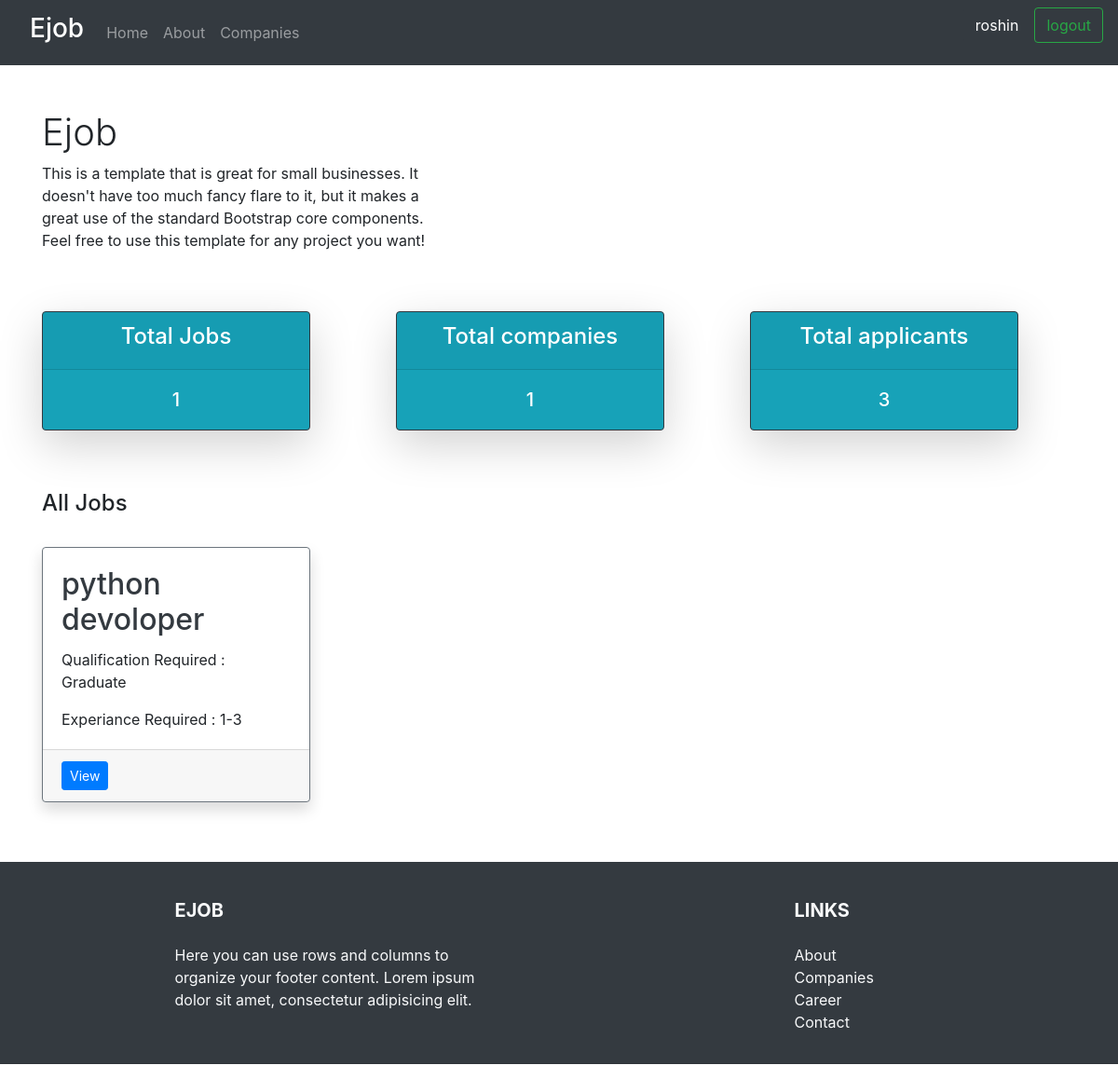
/ (signed in), run on the app's committed database.
### jobs/models.py (models this page shows, shortened)
class Jobs(models.Model):
    QUALIFICATION = (
                    ('Under Graduate', 'Under Graduate'),
                    ('Graduate', 'Graduate'),
                    ('Post Graduate', 'Post Graduate')
    )
    EXPERIANCE = (
        ('Fresher', 'Fresher'),
        ('1-3', '1-3'),
        ('4-6', '4-6'),
        ('6-10', '6-10'),
        ('More than 10', 'More than 10')
    )
    companies = models.ForeignKey(
        Companies, null=True, on_delete=models.CASCADE)
    title = models.CharField(max_length=250, null=True)
    qualification = models.CharField(
        max_length=250, null=True, choices=QUALIFICATION)
    experiance = models.CharField(
        max_length=250, null=True, choices=EXPERIANCE)
    description = models.TextField(null=True)
    date_created = models.DateTimeField(auto_now_add=True, null=True)

### jobs/views.py (the view)
# urls.py: 2. Add a URL to urlpatterns:  path('', views.home, name='home')
def home(request):
    jobs = Jobs.objects.all().order_by('-id')
    totaljobs = jobs.count()
    companies = Companies.objects.all()
    totalcompanies = companies.count()
    applicants = Applicant.objects.all()
    totalapplicants = applicants.count()
    context = {
        'jobs': jobs,
        "totaljobs": totaljobs,
        "totalcompanies": totalcompanies,
        "totalapplicants": totalapplicants
    }
    return render(request, 'home.html', context)

### jobs/templates/home.html (shortened to what this page needs)
{% extends 'base.html' %} {% block content %}
<link
  rel="stylesheet"
  href="https://stackpath.bootstrapcdn.com/bootstrap/4.4.1/css/bootstrap.min.css"
/>
<div class="container">
  <div class="row align-items-center my-5">
    <div class="col-lg-5">
      <h1 class="font-weight-light"><strog>Ejob</strog></h1>
      <p>
        This is a template that is great for small businesses. It doesn't have
        too much fancy flare to it, but it makes a great use of the standard
        Bootstrap core components. Feel free to use this template for any
        project you want!
      </p>
    </div>
  </div>
  <div class="row">
    <div class="col-md-4 mb-5">
      <div
        class="card text-white bg-info mb-3 shadow-lg rounded border border-dark"
        style="max-width: 18rem;"
      >
        <div class="card-header text-center"><h4>Total Jobs</h4></div>
        <div class="card-body">
          <h5 class="card-text text-center">{{totaljobs}}</h5>
        </div>
      </div>
    </div>
    <div class="col-md-4 mb-5">
      <div
        class="card text-white bg-info mb-3 shadow-lg rounded border border-dark"
        style="max-width: 18rem;"
      >
        <div class="card-header text-center"><h4>Total companies</h4></div>
        <div class="card-body">
          <h5 class="card-text text-center">{{totalcompanies}}</h5>
        </div>
      </div>
    </div>
    <div class="col-md-4 mb-5">
      <div
        class="card text-white bg-info mb-3 shadow-lg rounded border border-dark"
        style="max-width: 18rem;"
      >
        <div class="card-header text-center"><h4>Total applicants</h4></div>
        <div class="card-body">
          <h5 class="card-text text-center">{{totalapplicants}}</h5>
        </div>
      </div>
    </div>
  </div>
  <div class="align-items-center"><h4>All Jobs</h4></div>
  <br />
  <div class="row">
    {% for i in jobs %}
    <div class="col-md-4 mb-5">
      <div
        class="card border-secondary mb-3 shadow bg-white rounded"
        style="max-width: 18rem;"
      >
        <div class="card-body">
          <h2 class="card-title">
            <a href="{% url 'jobs' i.id %}" class="text-dark">{{i.title}}</a>
          </h2>
          <p class="card-text">Qualification Required : {{i.qualification}}</p>
          <p class="card-text">Experiance Required : {{i.experiance}}</p>
        </div>
        <div class="card-footer">
          <a href="{% url 'jobs' i.id %}" class="btn btn-primary btn-sm"
            >View</a
          >
        </div>
      </div>
    </div>
    {% endfor %}
  </div>
</div>
{% endblock content %}

### jobs/templates/navbar.html (shortened to what this page needs)
<nav class="navbar navbar-expand-lg navbar-dark bg-dark">
	  <a class="navbar-brand ml-3" href="{% url 'home' %}"><h3>Ejob</h3></a>
	  <div class="collapse navbar-collapse" id="navbarTogglerDemo02">
	    <ul class="navbar-nav mr-auto mt-2 mt-lg-0">
	      <li class="nav-item">
	        <a class="nav-link" href="{% url 'home' %}">Home <span class="sr-only">(current)</span></a>
	      </li>
          <li class="nav-item">
	        <a class="nav-link" href="{% url 'about' %}">About <span class="sr-only">(current)</span></a>
	      </li>
		  <li class="nav-item">
	        <a class="nav-link" href="{% url 'companies' %}"> Companies <span class="sr-only">(current)</span></a>
	      </li>
	    </ul>
	    <ul class="navbar-nav">
			<li class="nav-item">
				<p class="btn btn-dark pr-3">{{user.username}}<span class="sr-only">(current)</span></p>
			</li>
			{% if user.is_authenticated %}
	    	<li class="nav-item">
	        <a class="btn btn-outline-success mr-sm-" href="{% url 'applicant-logout' %}">logout<span class="sr-only">(current)</span></a>
			</li>
			{% else %}
			<li class="nav-item">
				<a class="btn btn-outline-success mr-sm-4" href="{% url 'applicant-login' %}">Login/Signup<span class="sr-only">(current)</span></a>
			</li>
			{% endif %}
	     </ul>
	  </div>
	</nav>
	<div>

### data on the page
Jobs: title "python devoloper", qualification "Graduate", experiance "1-3"

### other printed values
{{ user.username }} "roshin"
{{ totaljobs }} "1"
{{ totalcompanies }} "1"
{{ totalapplicants }} "3"
